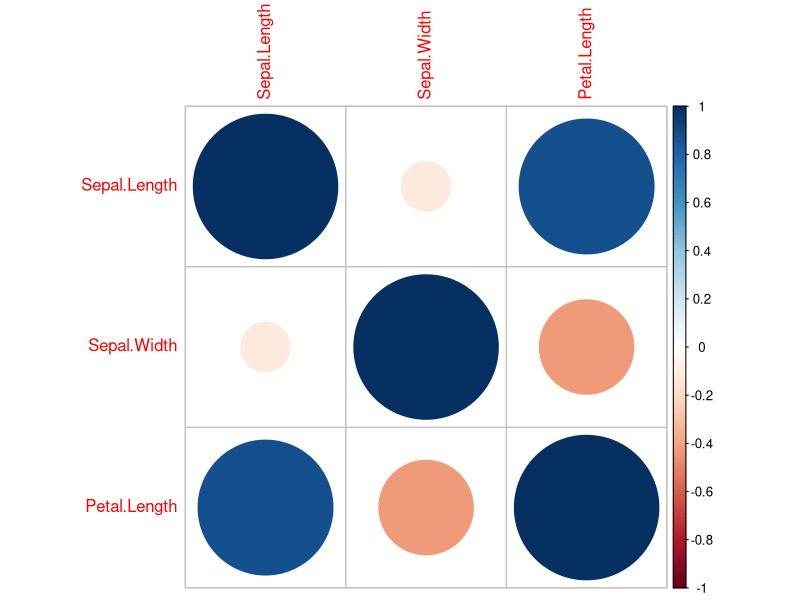
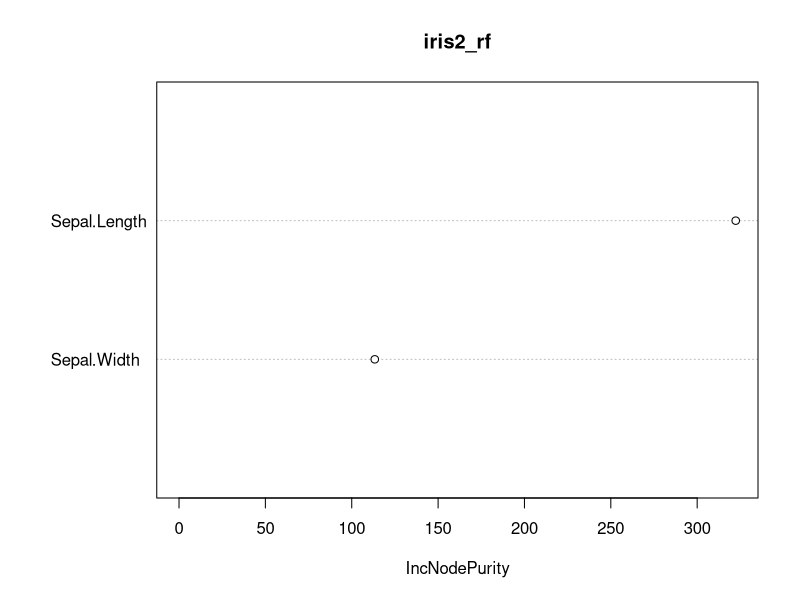
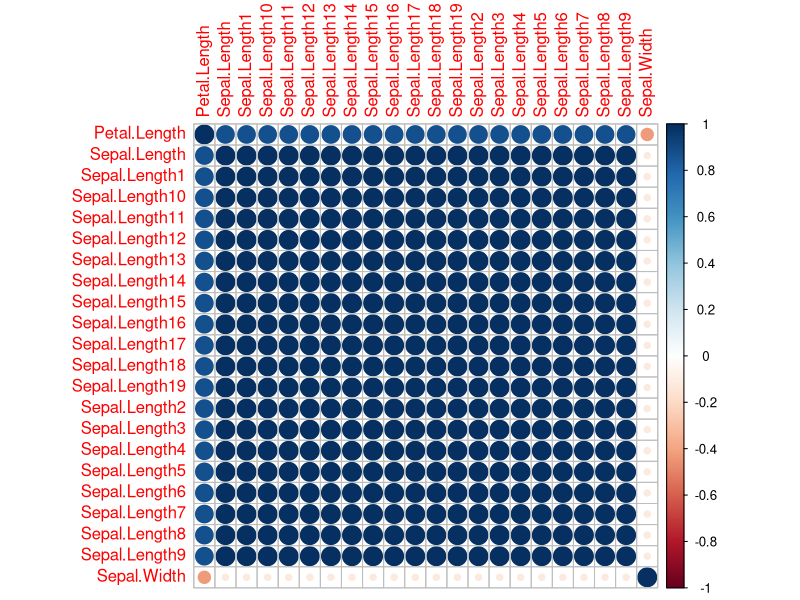
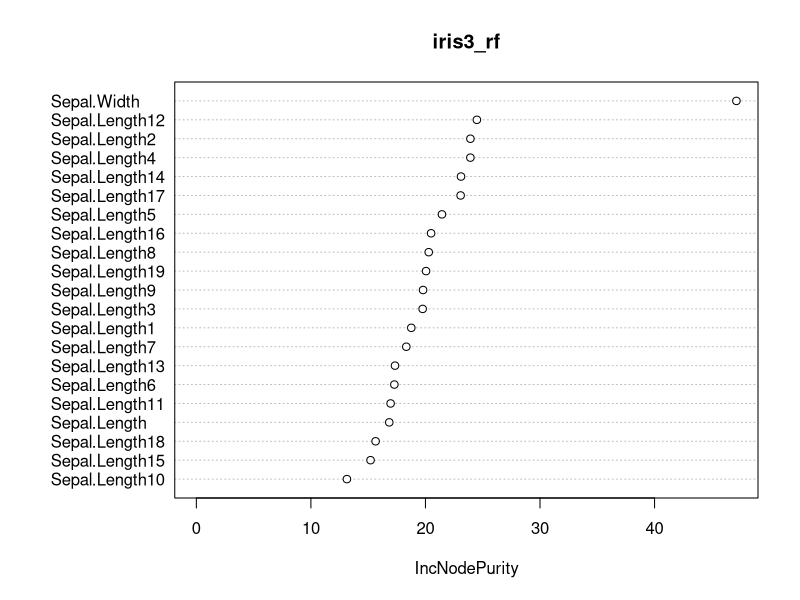
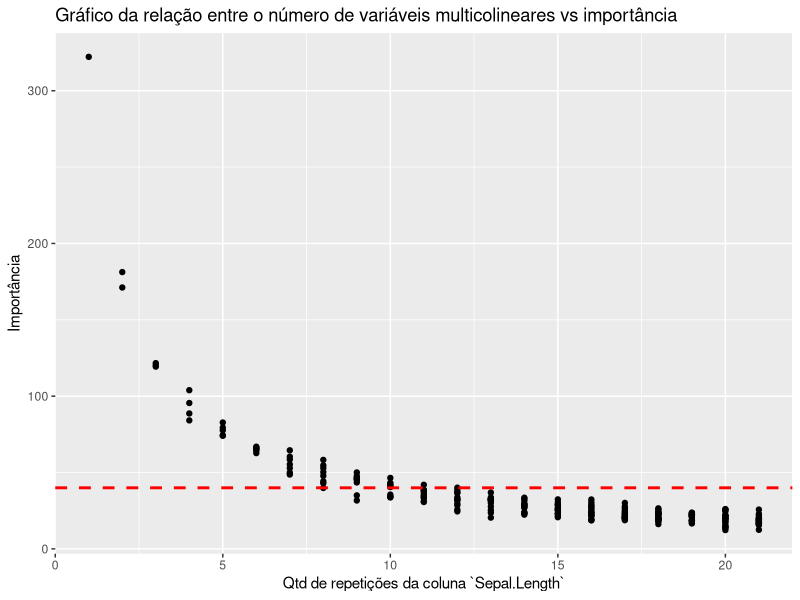

Source code (R) for these figures, in order:
## ---- chunk 1
knitr::opts_chunk$set(collapse = TRUE, cache = FALSE)
## ---- chunk 2
library(tidyverse)

iris2 <- iris %>% select(Sepal.Length, Sepal.Width, Petal.Length)
iris2 %>% cor %>% corrplot::corrplot()
## ---- chunk 3
library(randomForest)
iris2_rf <- randomForest(Petal.Length ~ ., data = iris2)
varImpPlot(iris2_rf)
## ---- chunk 4
iris3 <- accumulate(1:20, ~{
  .x[[paste0("Sepal.Length", .y)]] <-  iris2$Sepal.Length
  .x
}, .init = iris2)

iris3[[20]] %>% cor %>% corrplot::corrplot(order = "alphabet")
## ---- chunk 5
iris3_rf <- randomForest(Petal.Length ~ ., data = iris3[[20]])
varImpPlot(iris3_rf)
## ---- chunk 6
# fits a random forest on datasets with 1 to 20 repetitions of `Sepal.Length`
rfs <- map(iris3, ~ randomForest(Petal.Length ~ ., data = .x) %>% importance)

# extracts the importances of the `Sepal.Length` repetitions
importancia <- map_dfr(rfs, ~{
  .x %>% 
    as.data.frame() %>% 
    tibble::rownames_to_column() %>% 
    dplyr::filter(stringr::str_detect(rowname, "^Sepal.Length"))
}, .id = "n_repeticoes") %>%
  mutate(n_repeticoes = as.numeric(n_repeticoes))

# Plot of the number of multicollinear variables vs importance
importancia %>%
  ggplot(aes(x = n_repeticoes, y = IncNodePurity)) +
  geom_point() +
  geom_hline(yintercept = 40, size = 1, linetype = "dashed", colour = "red") +
  labs(x = "Qtd de repetições da coluna `Sepal.Length`", y = "Importância", title = "Gráfico da relação entre o número de variáveis multicolineares vs importância")
